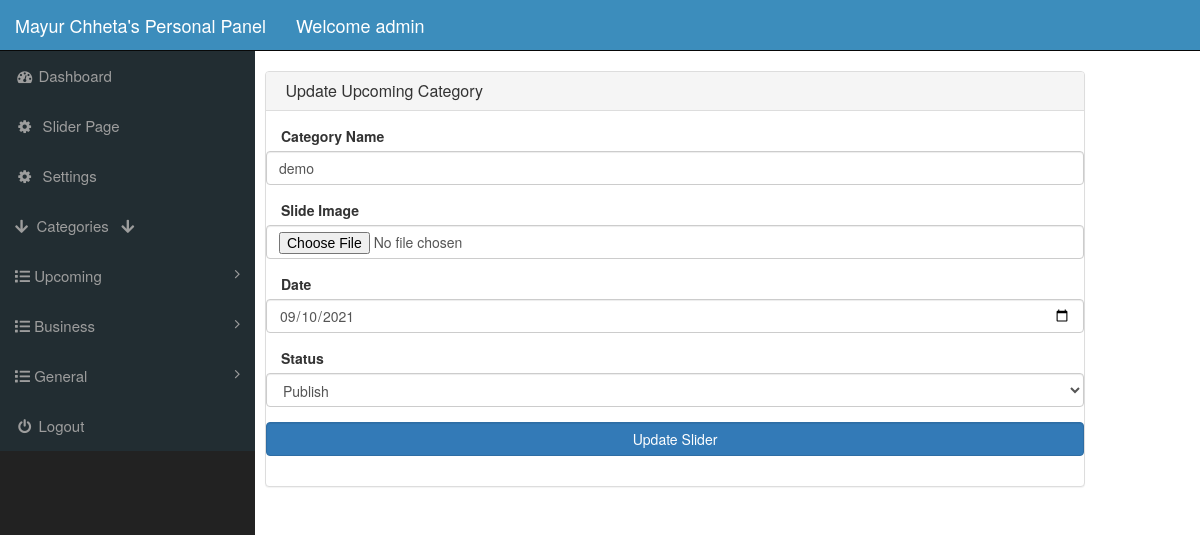
The page /index.php?edit_up_cat=1 (signed in) on the database as committed earlier.
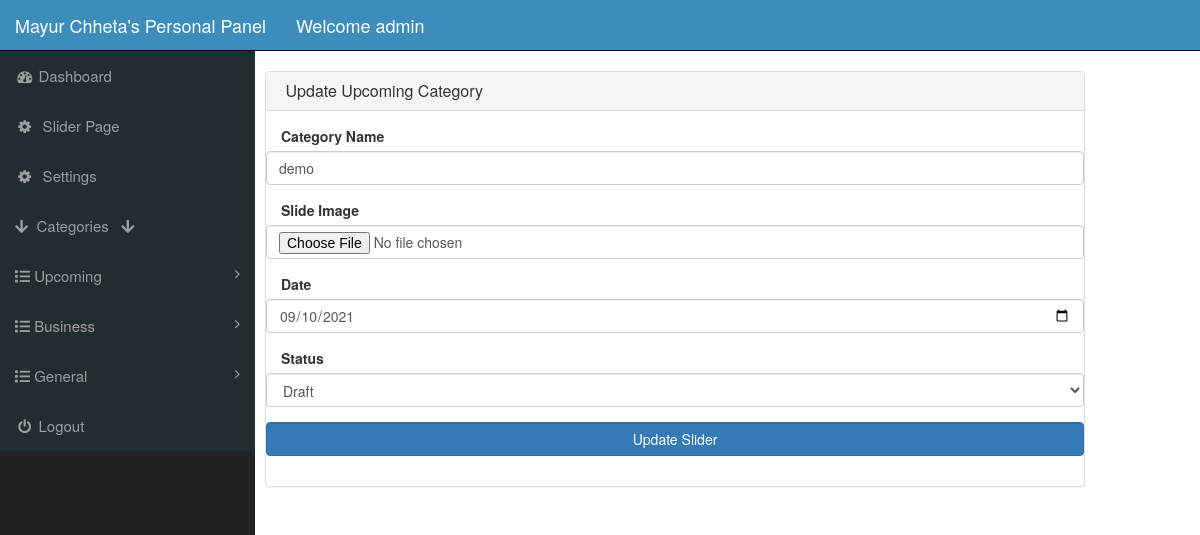
The same page on the database as committed later.
### tables this page shows
CREATE TABLE `upcoming_category` (
  `id` int(100) NOT NULL,
  `category_name` varchar(100) NOT NULL,
  `category_image` varchar(100) NOT NULL,
  `date` date NOT NULL,
  `status` varchar(100) NOT NULL
);

### edit_upcoming_cat.php (the view, shortened to what this page needs)
<?php
if(!isset($_SESSION['admin_username']))
{
    echo "<script> window.open('login.php','_self')  </script>";
}
else
{
?>
<?php
if(isset($_GET['edit_up_cat']))
{
    $get_id = $_GET['edit_up_cat'];
    $get_records = "select * from upcoming_category where id='$get_id'";
    $run_records = mysqli_query($con,$get_records);
    $row = mysqli_fetch_array($run_records);
    $update_cat_name = $row['category_name'];
    $date = $row['date'];
    $update_status = $row['status'];
}
?>
<div class="row">
    <div class="col-lg-3">
    </div>
    <div class="col-lg-12">
        <div class="panel panel-default">
            <div class="panel-heading">
                <h3 class="panel-title">
                    <i class="fa a-money fa-w"></i> Update Upcoming Category
                </h3>
            </div>
            <div class="panel-body">
                <form action="" class="form-horizontal" method="POST" enctype="multipart/form-data">
                    <div class="form-group">
                        <label for="" class="col-md-3">Category Name</label>
                        <input type="text" name="category_name" id="" class="form-control"
                            value="<?php echo $update_cat_name; ?>">
                    </div>
                    <div class="form-group">
                        <label for="" class="col-md-3">Slide Image </label>
                        <input type="file" name="category_img" id="" class="form-control"
                            accept="image/png, image/gif, image/jpeg">
                    </div>
                    <div class="form-group">
                        <label for="" class="col-md-3">Date </label>
                        <input type="date" name="category_date" id="" class="form-control"
                            value="<?php echo $date;   ?>">
                    </div>
                    <div class="form-group">
                        <label for="" class="col-md-3">Status</label>
                        <select class="form-select form-control" name="category_status">
                            <option value="publish" <?php
                                if($update_status == "publish")
                                {
                                    echo "selected";
                                }
                            ?>>Publish</option>
                            <option value="draft" <?php
                                if($update_status == "draft")
                                {
                                    echo "selected";
                                }
                            ?>>Draft</option>
                        </select>
                    </div>
                    <div class="form-group">
                        <input type="submit" value="Update Slider" name="submit" class="btn btn-primary form-control">
                    </div>
                </form>
            </div>
        </div>
    </div>
    <div class="col-lg-3">
    </div>
</div>
<?php  } ?>

Rows that differ between the two databases and show on the page:
changed upcoming_category "demo": category_status "Publish" → "Draft"
